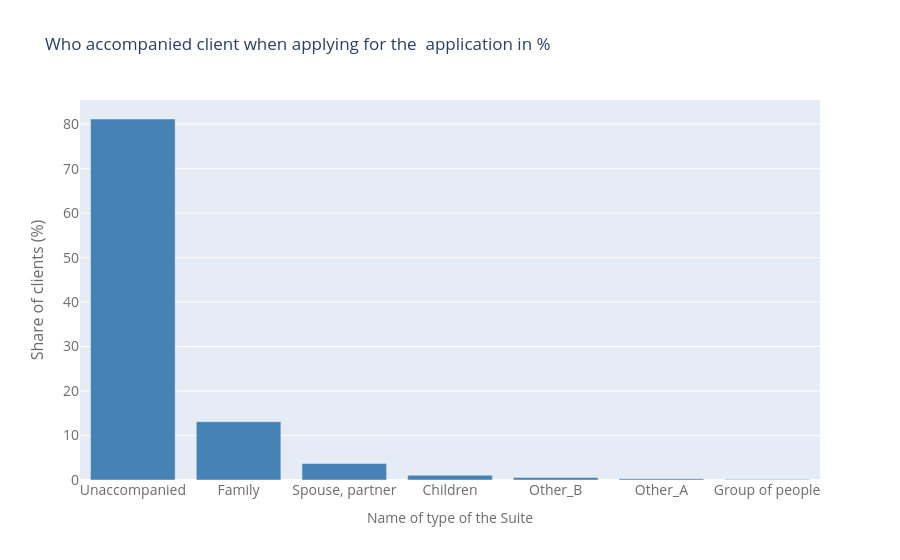

Source (notebook cell):
### Markdown cell above
***Who accompanied client when applying for the application***

### Code cell
temp = train['NAME_TYPE_SUITE'].value_counts()

trace = go.Bar(
    x = temp.index,
    y = (temp / temp.sum()) * 100,
    marker_color = 'steelblue'
)

layout = go.Layout(
    title = 'Who accompanied client when applying for the  application in %',
    xaxis = dict(
        title=dict(text='Name of type of the Suite', font=dict(size=14, color='rgb(107, 107, 107)')),
        tickfont = dict(
            size = 14,
            color = 'rgb(107, 107, 107)'
        )
    ),
    yaxis = dict(
        title=dict(text='Share of clients (%)', font=dict(size=16, color='rgb(107, 107, 107)')),
        tickfont = dict(
            size = 14,
            color = 'rgb(107, 107, 107)'
        )
    )
)
fig = go.Figure(data = [trace], layout = layout)
iplot(fig)

### Figure 1 — Plotly figure (JSON) as saved in the notebook; plotly's stock layout.template omitted (floating-point values rounded to 4 significant figures)
{"data": [{"marker": {"color": "steelblue"}, "type": "bar", "x": ["Unaccompanied", "Family", "Spouse, partner", "Children", "Other_B", "Other_A", "Group of people"], "y": [81.16, 13.11, 3.713, 1.067, 0.578, 0.2828, 0.0885]}], "layout": {"title": {"text": "Who accompanied client when applying for the  application in %"}, "xaxis": {"tickfont": {"color": "rgb(107, 107, 107)", "size": 14}, "title": {"font": {"color": "rgb(107, 107, 107)", "size": 14}, "text": "Name of type of the Suite"}}, "yaxis": {"tickfont": {"color": "rgb(107, 107, 107)", "size": 14}, "title": {"font": {"color": "rgb(107, 107, 107)", "size": 16}, "text": "Share of clients (%)"}}}}
